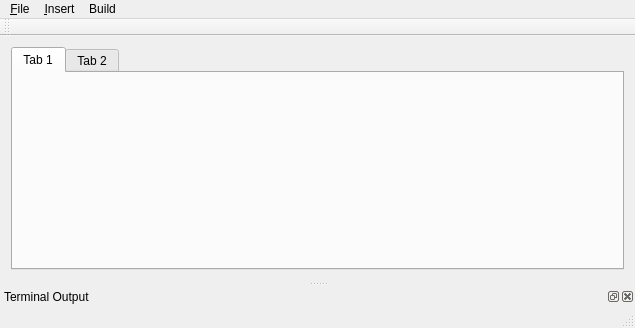
<?xml version="1.0" encoding="UTF-8"?>
<ui version="4.0">
 <class>FlobloxClass</class>
 <widget class="QMainWindow" name="FlobloxClass">
  <property name="geometry">
   <rect>
    <x>0</x>
    <y>0</y>
    <width>635</width>
    <height>328</height>
   </rect>
  </property>
  <property name="sizePolicy">
   <sizepolicy hsizetype="Preferred" vsizetype="Preferred">
    <horstretch>0</horstretch>
    <verstretch>0</verstretch>
   </sizepolicy>
  </property>
  <property name="minimumSize">
   <size>
    <width>635</width>
    <height>328</height>
   </size>
  </property>
  <property name="font">
   <font>
    <italic>false</italic>
    <bold>false</bold>
    <underline>false</underline>
    <kerning>true</kerning>
   </font>
  </property>
  <property name="windowTitle">
   <string>Floblox</string>
  </property>
  <widget class="QWidget" name="centralWidget">
   <layout class="QGridLayout" name="gridLayout">
    <item row="0" column="0">
     <widget class="QTabWidget" name="tabWidget">
      <property name="sizePolicy">
       <sizepolicy hsizetype="Preferred" vsizetype="Preferred">
        <horstretch>0</horstretch>
        <verstretch>0</verstretch>
       </sizepolicy>
      </property>
      <property name="currentIndex">
       <number>0</number>
      </property>
      <widget class="QWidget" name="tab">
       <attribute name="title">
        <string>Tab 1</string>
       </attribute>
       <layout class="QGridLayout" name="gridLayout_3"/>
      </widget>
      <widget class="QWidget" name="tab_2">
       <attribute name="title">
        <string>Tab 2</string>
       </attribute>
      </widget>
     </widget>
    </item>
   </layout>
  </widget>
  <widget class="QToolBar" name="mainToolBar">
   <attribute name="toolBarArea">
    <enum>TopToolBarArea</enum>
   </attribute>
   <attribute name="toolBarBreak">
    <bool>false</bool>
   </attribute>
  </widget>
  <widget class="QStatusBar" name="statusBar"/>
  <widget class="QMenuBar" name="menuBar">
   <property name="geometry">
    <rect>
     <x>0</x>
     <y>0</y>
     <width>635</width>
     <height>18</height>
    </rect>
   </property>
   <widget class="QMenu" name="menu_File">
    <property name="title">
     <string>&amp;File</string>
    </property>
    <addaction name="actionOpen"/>
    <addaction name="actionSave"/>
    <addaction name="actionSave_As"/>
    <addaction name="separator"/>
    <addaction name="actionExit"/>
   </widget>
   <widget class="QMenu" name="menu_Insert">
    <property name="title">
     <string>&amp;Insert</string>
    </property>
    <addaction name="actionFunction_Call"/>
   </widget>
   <widget class="QMenu" name="menuBuild">
    <property name="title">
     <string>Build</string>
    </property>
    <addaction name="action_Run"/>
   </widget>
   <addaction name="menu_File"/>
   <addaction name="menu_Insert"/>
   <addaction name="menuBuild"/>
  </widget>
  <widget class="QDockWidget" name="dockWidget_2">
   <property name="windowTitle">
    <string>Terminal Output</string>
   </property>
   <attribute name="dockWidgetArea">
    <number>8</number>
   </attribute>
   <widget class="QWidget" name="dockWidgetContents_3"/>
  </widget>
  <action name="actionOpen">
   <property name="icon">
    <iconset theme="QIcon::ThemeIcon::DocumentOpen"/>
   </property>
   <property name="text">
    <string>Open</string>
   </property>
   <property name="shortcut">
    <string>Ctrl+O</string>
   </property>
  </action>
  <action name="actionSave">
   <property name="icon">
    <iconset theme="QIcon::ThemeIcon::DocumentSave"/>
   </property>
   <property name="text">
    <string>Save</string>
   </property>
   <property name="shortcut">
    <string>Ctrl+S</string>
   </property>
  </action>
  <action name="actionExit">
   <property name="icon">
    <iconset theme="QIcon::ThemeIcon::WindowClose"/>
   </property>
   <property name="text">
    <string>&amp;Exit</string>
   </property>
   <property name="menuRole">
    <enum>QAction::MenuRole::TextHeuristicRole</enum>
   </property>
  </action>
  <action name="actionSave_As">
   <property name="icon">
    <iconset theme="QIcon::ThemeIcon::DocumentSaveAs"/>
   </property>
   <property name="text">
    <string>Save As</string>
   </property>
   <property name="shortcut">
    <string>Ctrl+Shift+S</string>
   </property>
  </action>
  <action name="actionFunction_Call">
   <property name="text">
    <string>Function Call</string>
   </property>
  </action>
  <action name="action_Run">
   <property name="icon">
    <iconset theme="QIcon::ThemeIcon::MediaPlaybackStart"/>
   </property>
   <property name="text">
    <string>&amp;Run</string>
   </property>
  </action>
 </widget>
 <layoutdefault spacing="6" margin="11"/>
 <resources/>
 <connections>
  <connection>
   <sender>actionExit</sender>
   <signal>triggered()</signal>
   <receiver>FlobloxClass</receiver>
   <slot>close()</slot>
   <hints>
    <hint type="sourcelabel">
     <x>-1</x>
     <y>-1</y>
    </hint>
    <hint type="destinationlabel">
     <x>317</x>
     <y>163</y>
    </hint>
   </hints>
  </connection>
 </connections>
</ui>
